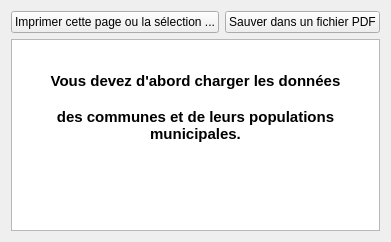
      <widget class="QWidget" name="tab_Proportionnelle">
       <attribute name="title">
        <string notr="true">C.1) Proportionnelle</string>
       </attribute>
       <layout class="QVBoxLayout" name="verticalLayout_5">
        <item>
         <layout class="QHBoxLayout" name="horizontalLayout_Proportionnelle">
          <item>
           <widget class="QPushButton" name="pushButton_Proportionnelle">
            <property name="text">
             <string>Imprimer cette page ou la sélection ...</string>
            </property>
           </widget>
          </item>
          <item>
           <widget class="QPushButton" name="pushButton_ProportionnellePdf">
            <property name="text">
             <string>Sauver dans un fichier PDF</string>
            </property>
           </widget>
          </item>
         </layout>
        </item>
        <item>
         <widget class="QTextEdit" name="textEdit_Proportionnelle">
          <property name="undoRedoEnabled">
           <bool>false</bool>
          </property>
          <property name="readOnly">
           <bool>true</bool>
          </property>
          <property name="markdown">
           <string notr="true">**Vous devez d'abord charger les données**

**des communes et de leurs populations municipales.**

</string>
          </property>
          <property name="html">
           <string notr="true">&lt;!DOCTYPE HTML PUBLIC &quot;-//W3C//DTD HTML 4.0//EN&quot; &quot;http://www.w3.org/TR/REC-html40/strict.dtd&quot;&gt;
&lt;html&gt;&lt;head&gt;&lt;meta name=&quot;qrichtext&quot; content=&quot;1&quot; /&gt;&lt;meta charset=&quot;utf-8&quot; /&gt;&lt;style type=&quot;text/css&quot;&gt;
p, li { white-space: pre-wrap; }
hr { height: 1px; border-width: 0; }
li.unchecked::marker { content: &quot;\2610&quot;; }
li.checked::marker { content: &quot;\2612&quot;; }
&lt;/style&gt;&lt;/head&gt;&lt;body style=&quot; font-family:'Segoe UI'; font-size:9pt; font-weight:400; font-style:normal;&quot;&gt;
&lt;p style=&quot;-qt-paragraph-type:empty; margin-top:0px; margin-bottom:0px; margin-left:0px; margin-right:0px; -qt-block-indent:0; text-indent:0px;&quot;&gt;&lt;br /&gt;&lt;/p&gt;
&lt;p style=&quot;-qt-paragraph-type:empty; margin-top:0px; margin-bottom:0px; margin-left:0px; margin-right:0px; -qt-block-indent:0; text-indent:0px;&quot;&gt;&lt;br /&gt;&lt;/p&gt;
&lt;p align=&quot;center&quot; style=&quot; margin-top:0px; margin-bottom:0px; margin-left:0px; margin-right:0px; -qt-block-indent:0; text-indent:0px;&quot;&gt;&lt;span style=&quot; font-size:11pt; font-weight:700;&quot;&gt;Vous devez d'abord charger les données&lt;/span&gt;&lt;/p&gt;
&lt;p align=&quot;center&quot; style=&quot;-qt-paragraph-type:empty; margin-top:0px; margin-bottom:0px; margin-left:0px; margin-right:0px; -qt-block-indent:0; text-indent:0px; font-size:11pt; font-weight:700;&quot;&gt;&lt;br /&gt;&lt;/p&gt;
&lt;p align=&quot;center&quot; style=&quot; margin-top:0px; margin-bottom:0px; margin-left:0px; margin-right:0px; -qt-block-indent:0; text-indent:0px;&quot;&gt;&lt;span style=&quot; font-size:11pt; font-weight:700;&quot;&gt;des communes et de leurs populations municipales.&lt;/span&gt;&lt;/p&gt;&lt;/body&gt;&lt;/html&gt;</string>
          </property>
          <property name="textInteractionFlags">
           <set>Qt::TextInteractionFlag::LinksAccessibleByKeyboard|Qt::TextInteractionFlag::LinksAccessibleByMouse|Qt::TextInteractionFlag::TextBrowserInteraction|Qt::TextInteractionFlag::TextSelectableByKeyboard|Qt::TextInteractionFlag::TextSelectableByMouse</set>
          </property>
         </widget>
        </item>
       </layout>
      </widget>
